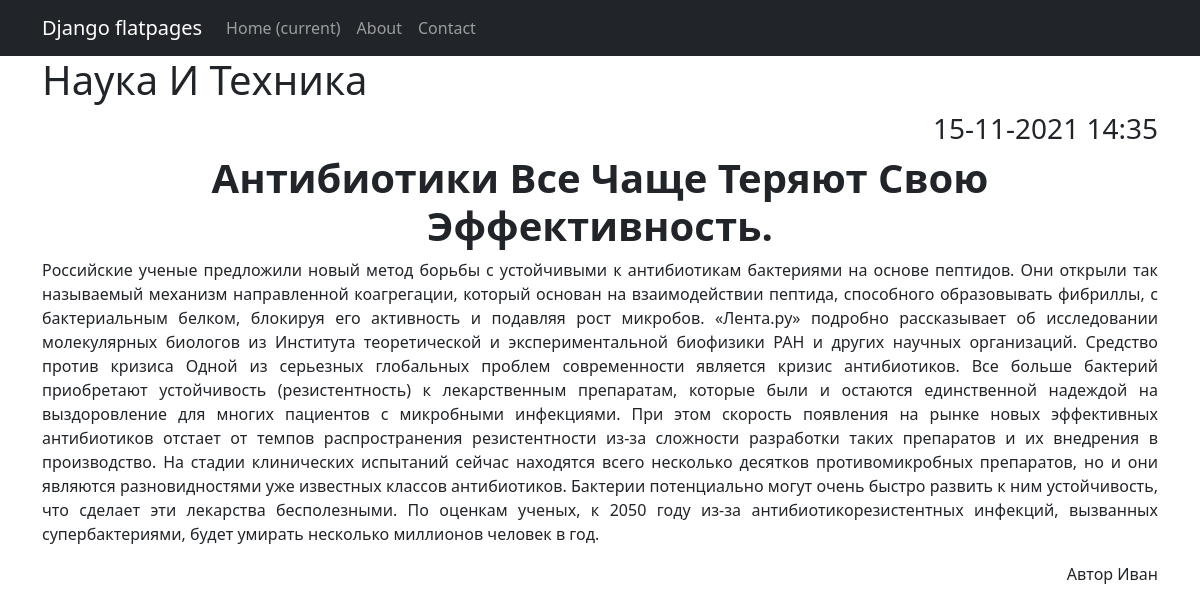
Page /news/4 on the committed database.
### news/models.py (models this page shows, shortened)
class New(models.Model):
    name = models.CharField(max_length=64, unique=True)
    description = models.TextField()
    date_pub = models.DateTimeField(auto_now_add=True)
    author = models.CharField(max_length=64, unique=True, default = "Default value")
    category = models.ForeignKey(to='Category',on_delete=models.CASCADE,related_name='news')

class Category(models.Model):
    name = models.CharField(max_length=100, unique=True)  # названия категорий тоже не должны повторяться

### news/views.py (the view)
# urls.py: path('<int:pk>', NewDetailView.as_view(), name='new_detail'),  # pk — это первичный ключ товара, который будет выводиться у нас в шаблон
class NewDetailView(DetailView):
    template_name = 'new_detail.html'  # название шаблона будет product.html
    queryset = New.objects.all()

### templates/new_detail.html (shortened to what this page needs)
{% extends 'flatpages/default.html' %}
{% block content %}
<h1 style="text-align: left;">{{ new.category.name|title}}</h1>
<h3 style="text-align: right;">{{ new.date_pub|date:"d-m-Y H:i" }}</h3>
<h1 style="text-align: center;"><strong>{{ new.name|title }}</strong></h1>
<p style="text-align: justify;">{{ new.description }} </p>
<p style="text-align: right;"><th> Автор </th>{{ new.author }}</p>
{% endblock content %}

### rows in the picture
New: category.name "Наука И Техника", date_pub "15-11-2021 14:35", name "Антибиотики Все Чаще Теряют Свою Эффективность.", description "Российские ученые предложили новый метод борьбы с устойчивыми к антибиотикам бактериями на основе пептидов. Они открыли так называемый механизм направленной коагрегации, который основан на взаимодействии пептида, способного образовывать фибриллы, с бактериальным белком, блокируя его активность и подавляя рост микробов. «Лента.ру» подробно рассказывает об исследовании молекулярных биологов из Института теоретической и экспериментальной биофизики РАН и других научных организаций. Средство против кризиса Одной из серьезных глобальных проблем современности является кризис антибиотиков. Все больше бактерий приобретают устойчивость (резистентность) к лекарственным препаратам, которые были и…", author "Иван"
